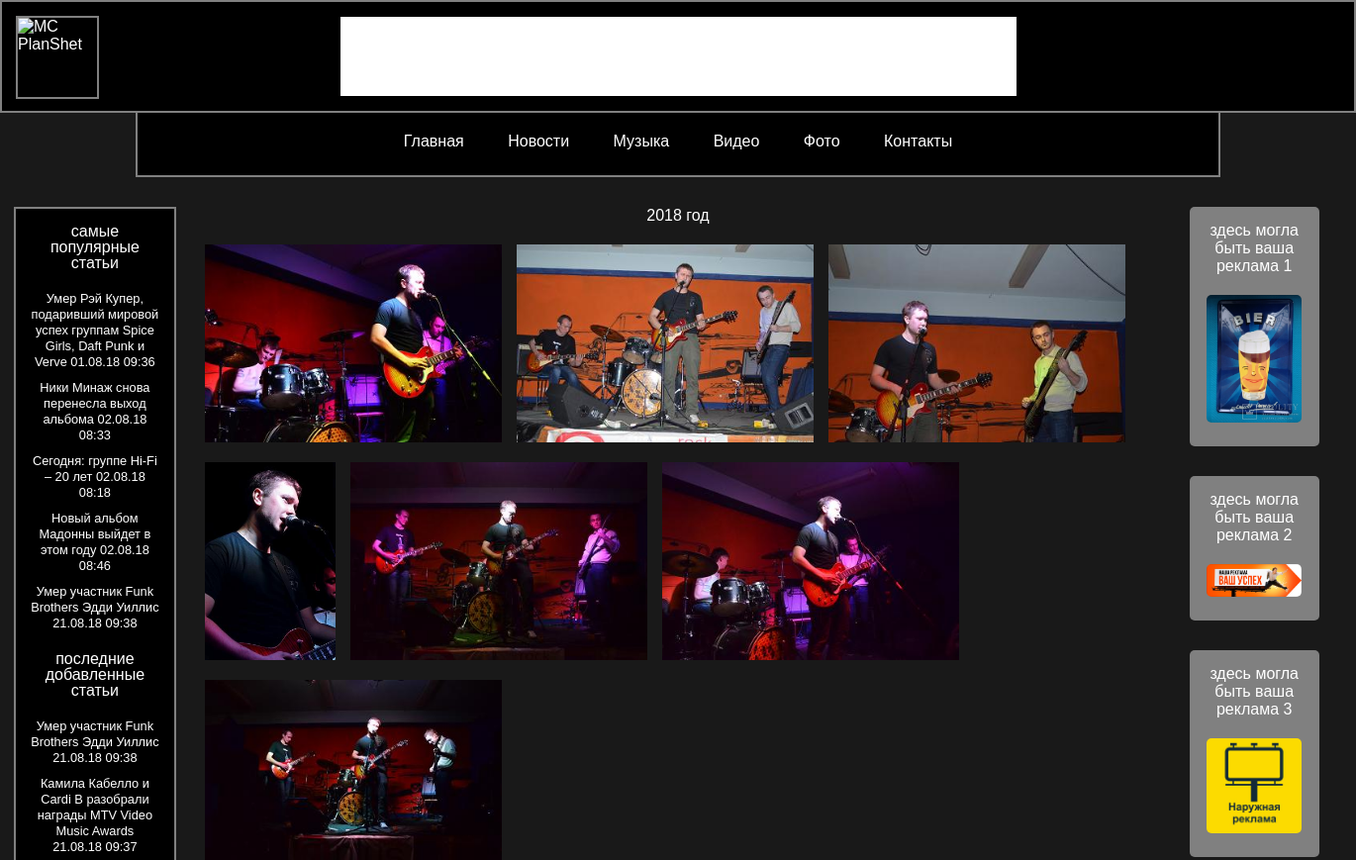
/fotos.php (upper part), run on an earlier commit of the app's database.
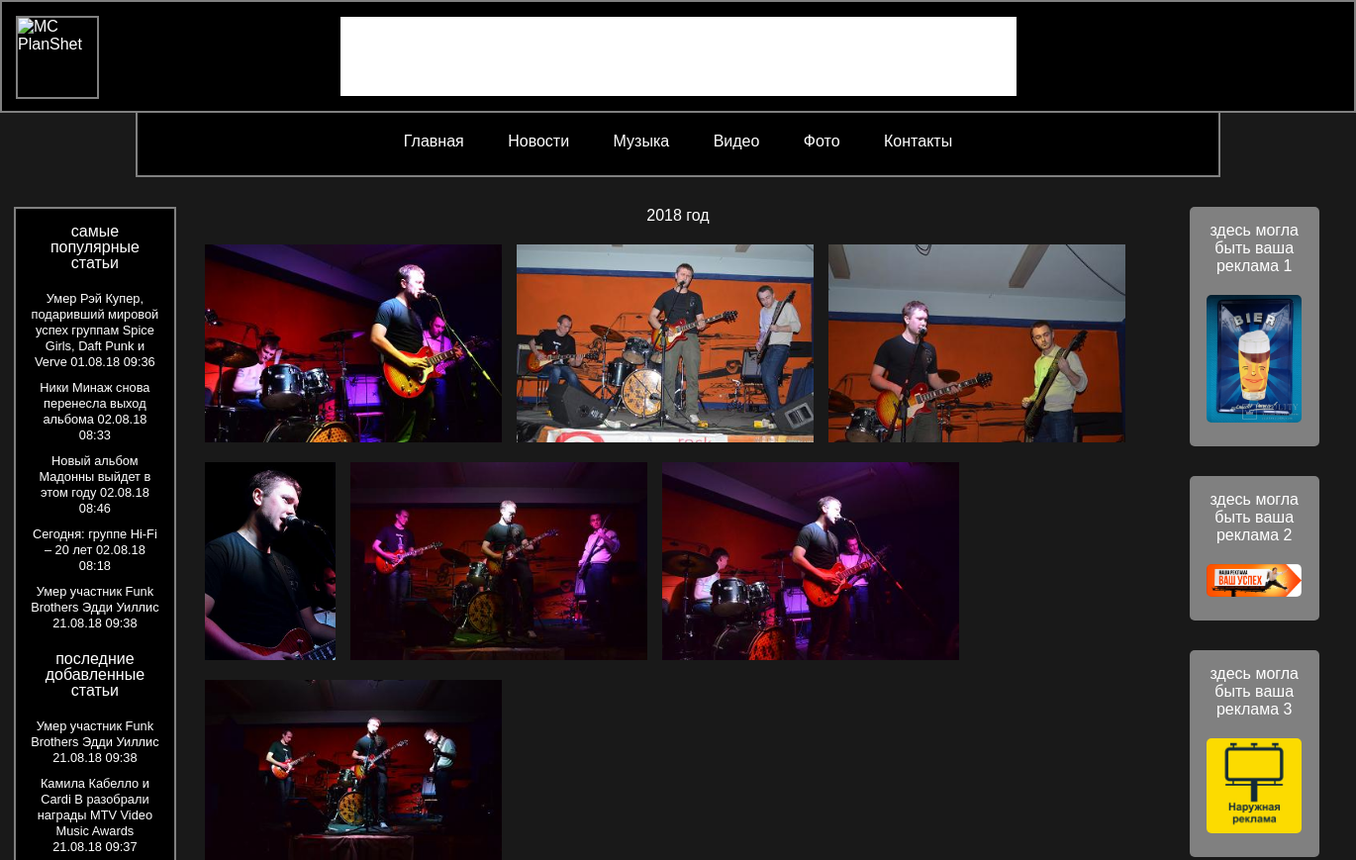
And on a later commit of the database.
### tables this page shows
CREATE TABLE IF NOT EXISTS `music_news` (
  `id` int(11) unsigned NOT NULL AUTO_INCREMENT,
  `title` varchar(255) NOT NULL,
  `text` text NOT NULL,
  `date` int(11) unsigned NOT NULL,
  `video_src` text NOT NULL,
  `views` int(11) NOT NULL DEFAULT '0',
  PRIMARY KEY (`id`)
);

CREATE TABLE IF NOT EXISTS `foto_gallery` (
  `id` int(10) unsigned NOT NULL AUTO_INCREMENT,
  `foto_small` varchar(255) NOT NULL,
  `foto_src` varchar(255) NOT NULL,
  `foto_title` text NOT NULL,
  `foto_date` int(11) unsigned NOT NULL,
  PRIMARY KEY (`id`)
);

### fotos.php (the view, shortened to what this page needs)
<!DOCTYPE html>
<html>
<head>
  <?php
    require_once "blocks/functions.php";
    $query = $db->query("SELECT * FROM `foto_gallery` ORDER BY `foto_date` ASC");
    $fotos = $query->fetchAll();
    require_once "blocks/head.php";
  ?>
</head>
<body>
  <div class="container">
    <?php require_once "blocks/header.php" ?>
    <div class="wrapper">
      <?php require_once "blocks/newsblock.php" ?>
      <div id="center-panel">
          <?php
            if ($error_base) {
              echo $error_base;
            } else {
              $year = date(Y);
              for ($i = $year; $i >= 2010; $i--) {
                $timer1 = mktime(23,59,59,12,31,$i);
                $timer2 = mktime(0,0,0,1,1,$i);
                $fotosYear = array();
                for ($j = count($fotos); $j >= 0; $j--) {
                  if (($fotos[$j]["foto_date"] > $timer2) && ($fotos[$j]["foto_date"] < $timer1)) {
                    $fotosYear[] = array_pop($fotos);
                  }
                }
                if (count($fotosYear) > 0) {
                  echo '<div class="year-fotos">'.$i.' год</div><div class="fotos">';
                  for ($j = 0; $j < count($fotosYear); $j++) {
                    echo '<a href="/foto.php?id='.$fotosYear[$j]["id"].'"><img src="'.$fotosYear[$j]["foto_small"].'" alt="фотография '.$fotosYear[$j]["id"].'" /></a>';
                  }
                  echo '</div><div class="clear"><br></div>';
                }
              }
            }
          ?>
      </div>
      <?php require_once "blocks/advertizing.php" ?>
    </div>
  </div>
</body>
</html>

### blocks/newsblock.php (shortened to what this page needs)
<div class="aside1">
    <?php
        $error_base = false;
        $db = new PDO ('mysql:host=localhost;dbname=mcplanshet_base', 'root', '');
        $db->exec("SET NAMES UTF8");
        $query = $db->query("SELECT * FROM `music_news` ORDER BY `views` DESC LIMIT 0, 5");
        $popular_news = $query->fetchAll();
        $query = $db->query("SELECT * FROM `music_news` ORDER BY `date` DESC LIMIT 0, 5");
        $last_news = $query->fetchAll();
    ?>
    <?php if ($error_base): ?>
        <div class="error-base"><?=$error_base?></div>
    <?php else: ?>
        <ul class="news-date">
            <p>самые популярные статьи</p>
        <?php foreach ($popular_news as $one): ?>
            <li><a href="article.php?id=<?=$one['id']?>&page=1"><?=$one['title']?></a> <?=date("d.m.y H:i", $one['date'])?></li>
        <?php endforeach; ?>
        </ul>
        <ul class="news-date">
            <p>последние добавленные статьи</p>
            <?php foreach ($last_news as $one): ?>
                <li><a href="article.php?id=<?=$one['id']?>&page=1"><?=$one['title']?></a> <?=date("d.m.y H:i", $one['date'])?></li>
        <?php endforeach; ?>
        </ul>
    <?php endif; ?>
</div>

What changed in the data, as far as the page shows it:
changed music_news "Новый альбом Мадонны выйдет в этом году": moves up the list
